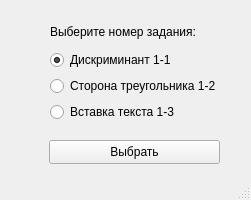
<?xml version="1.0" encoding="UTF-8"?>
<ui version="4.0">
 <class>MainWindow</class>
 <widget class="QMainWindow" name="MainWindow">
  <property name="enabled">
   <bool>true</bool>
  </property>
  <property name="geometry">
   <rect>
    <x>0</x>
    <y>0</y>
    <width>251</width>
    <height>200</height>
   </rect>
  </property>
  <property name="sizePolicy">
   <sizepolicy hsizetype="Fixed" vsizetype="Fixed">
    <horstretch>200</horstretch>
    <verstretch>200</verstretch>
   </sizepolicy>
  </property>
  <property name="minimumSize">
   <size>
    <width>200</width>
    <height>200</height>
   </size>
  </property>
  <property name="windowTitle">
   <string>Lesson 1</string>
  </property>
  <property name="windowFilePath">
   <string/>
  </property>
  <property name="animated">
   <bool>true</bool>
  </property>
  <widget class="QWidget" name="centralwidget">
   <widget class="QPushButton" name="solutionButton">
    <property name="geometry">
     <rect>
      <x>49</x>
      <y>140</y>
      <width>171</width>
      <height>24</height>
     </rect>
    </property>
    <property name="text">
     <string>Выбрать</string>
    </property>
   </widget>
   <widget class="QWidget" name="">
    <property name="geometry">
     <rect>
      <x>50</x>
      <y>20</y>
      <width>172</width>
      <height>102</height>
     </rect>
    </property>
    <layout class="QGridLayout" name="gridLayout">
     <item row="0" column="0">
      <widget class="QLabel" name="label">
       <property name="text">
        <string>Выберите номер задания:</string>
       </property>
      </widget>
     </item>
     <item row="1" column="0">
      <widget class="QRadioButton" name="discriminantButton">
       <property name="acceptDrops">
        <bool>false</bool>
       </property>
       <property name="text">
        <string>Дискриминант 1-1</string>
       </property>
       <property name="checked">
        <bool>true</bool>
       </property>
      </widget>
     </item>
     <item row="2" column="0">
      <widget class="QRadioButton" name="triangleButton">
       <property name="text">
        <string>Сторона треугольника 1-2</string>
       </property>
      </widget>
     </item>
     <item row="3" column="0">
      <widget class="QRadioButton" name="textButton">
       <property name="text">
        <string>Вставка текста 1-3</string>
       </property>
      </widget>
     </item>
    </layout>
   </widget>
  </widget>
  <widget class="QMenuBar" name="menubar">
   <property name="geometry">
    <rect>
     <x>0</x>
     <y>0</y>
     <width>251</width>
     <height>21</height>
    </rect>
   </property>
  </widget>
  <widget class="QStatusBar" name="statusbar"/>
 </widget>
 <resources/>
 <connections/>
</ui>
